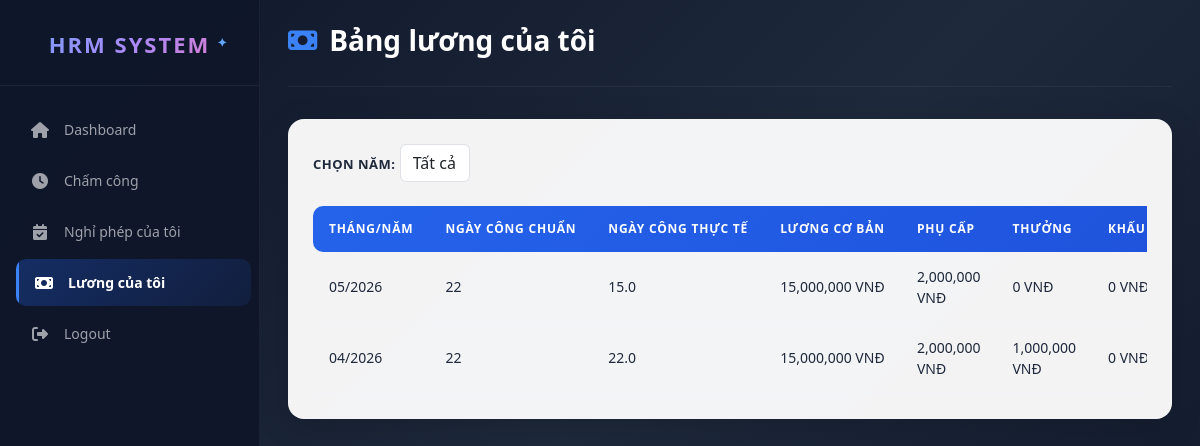
Screenshot of /public/index.php?controller=Payroll&action=myPayroll (signed in) with the database file from the repository.
### tables this page shows
CREATE TABLE `payrolls` (
  `id` int(11) NOT NULL,
  `employee_id` int(11) NOT NULL,
  `payroll_month` int(11) NOT NULL,
  `payroll_year` int(11) NOT NULL,
  `standard_working_day` int(11) DEFAULT 26,
  `actual_working_day` decimal(5,1) DEFAULT NULL,
  `basic_salary` decimal(15,2) DEFAULT NULL,
  `allowance` decimal(15,2) DEFAULT 0.00,
  `bonus` decimal(15,2) DEFAULT 0.00,
  `deduction` decimal(15,2) DEFAULT 0.00,
  `total_salary` decimal(15,2) DEFAULT NULL,
  `payment_status` enum('Pending','Paid') DEFAULT 'Pending',
  `created_at` timestamp NOT NULL DEFAULT current_timestamp()
);

### app/controllers/PayrollController.php (called while the page is built, shortened)
<?php
require_once "../app/helpers/Auth.php";
require_once "../app/models/Payroll.php";
class PayrollController
{
    public function myPayroll()
    {
        $userModel = new \User();
        $user = $userModel->findById(Auth::id());
        $emp_id = $user['employee_id'] ?? Auth::id();
        $payrollModel = new Payroll();
        $payrolls = $payrollModel->getByEmployee($emp_id);
        require_once "../app/views/payroll/my_payroll.php";
    }
}

### public/index.php (called while the page is built, shortened)
<?php
$action = isset($_GET['action']) ? $_GET['action'] : 'login';
$action = preg_replace('/[^a-zA-Z0-9]/', '', $action);
$controllerObject = new $controllerName();
$controllerObject->$action();

### app/models/Payroll.php (called while the page is built, shortened)
<?php
class Payroll
{
    public $conn;
    public function __construct()
    {
        $this->conn = new mysqli(
            "localhost",
            "root",
            "",
            "hrm_management"
        );
    }
    public function getByEmployee($employee_id, $year = null)
    {
        $sql = "SELECT * FROM payrolls WHERE employee_id = ?";
        $params = [$employee_id];
        $types = "i";
        $sql .= " ORDER BY payroll_year DESC, payroll_month DESC";
        $stmt = $this->conn->prepare($sql);
        $stmt->bind_param($types, ...$params);
        $stmt->execute();
        return $stmt->get_result();
    }
}

### app/models/User.php (called while the page is built, shortened)
<?php
class User
{
    private $conn;
    public function __construct()
    {
        $this->conn = new mysqli("localhost", "root", "", "hrm_management");
    }
    public function findById($id)
    {
        $sql = "SELECT u.*, r.role_name FROM users u
                LEFT JOIN roles r ON u.role_id = r.id
                WHERE u.id = ?";
        $stmt = $this->conn->prepare($sql);
        $stmt->bind_param("i", $id);
        $stmt->execute();
        $result = $stmt->get_result();
        return $result->fetch_assoc();
    }
}

### app/helpers/Auth.php (called while the page is built, shortened)
<?php
class Auth
{
    public static function id()
    {
        return $_SESSION['user']['id'] ?? null;
    }
}

### app/views/payroll/my_payroll.php (the view, shortened to what this page needs)
<!DOCTYPE html>
<html lang="vi">
<head>
    <link href="https://cdn.jsdelivr.net/npm/bootstrap@5.3.3/dist/css/bootstrap.min.css"
          rel="stylesheet">
    <link rel="stylesheet"
          href="https://cdnjs.cloudflare.com/ajax/libs/font-awesome/6.5.2/css/all.min.css">
    <link rel="stylesheet"
        href="/hrm-system/public/assets/css/admin.css">
</head>
<body>
<div class="sidebar">
    <div class="logo">
        HRM SYSTEM
    </div>
    <div class="menu">
        <a href="/hrm-system/public/index.php?controller=EmployeeDashboard&action=index">
            <i class="fa-solid fa-house"></i>
            Dashboard
        </a>
        <a href="/hrm-system/public/index.php?controller=Attendance&action=quickCheckIn">
            <i class="fa-solid fa-clock"></i>
            Chấm công
        </a>
        <a href="/hrm-system/public/index.php?controller=Leave&action=myLeaves">
            <i class="fa-solid fa-calendar-check"></i>
            Nghỉ phép của tôi
        </a>
        <a href="/hrm-system/public/index.php?controller=Payroll&action=myPayroll"
            class="active-menu">
            <i class="fa-solid fa-money-bill"></i>
            Lương của tôi
        </a>
        <a href="/hrm-system/public/index.php?controller=Auth&action=logout">
            <i class="fa-solid fa-right-from-bracket"></i>
            Logout
        </a>
    </div>
</div>
<div class="main-content">
    <div class="top-bar">
        <h1 class="page-title">
            <i class="fa-solid fa-money-bill"></i>
            Bảng lương của tôi
        </h1>
    </div>
    <div class="employee-card">
        <div class="mb-4">
            <label class="form-label">Chọn năm:</label>
            <form method="GET" action="/hrm-system/public/index.php" class="d-inline-flex gap-2">
                <select name="year" class="form-control" style="width: auto;" onchange="this.form.submit()">
                    <option value="">Tất cả</option>
                </select>
            </form>
        </div>
        <div class="table-responsive-custom">
        <table class="table align-middle">
            <thead>
                <tr>
                    <th>Tháng/Năm</th>
                    <th>Ngày công chuẩn</th>
                    <th>Ngày công thực tế</th>
                    <th>Lương cơ bản</th>
                    <th>Phụ cấp</th>
                    <th>Thưởng</th>
                    <th>Khấu trừ</th>
                </tr>
            </thead>
            <tbody>
            <?php if(isset($payrolls) && $payrolls->num_rows > 0): ?>
                <?php while($row = $payrolls->fetch_assoc()) : ?>
                    <tr>
                        <td><?= sprintf('%02d/%d', $row['payroll_month'], $row['payroll_year']) ?></td>
                        <td><?= $row['standard_working_day'] ?></td>
                        <td><?= $row['actual_working_day'] ?? 0 ?></td>
                        <td><?= number_format($row['basic_salary']) ?> VNĐ</td>
                        <td><?= number_format($row['allowance']) ?> VNĐ</td>
                        <td><?= number_format($row['bonus']) ?> VNĐ</td>
                        <td><?= number_format($row['deduction']) ?> VNĐ</td>
                    </tr>
                <?php endwhile; ?>
            <?php endif; ?>
            </tbody>
        </table>
        </div>
    </div>
</div>
</body>
</html>

### rows the page displays
payrolls: payroll_month "05", payroll_year "2026", standard_working_day "22", actual_working_day "15.0", basic_salary "15,000,000", allowance "2,000,000", bonus "0", deduction "0"
payrolls: payroll_month "04", payroll_year "2026", standard_working_day "22", actual_working_day "22.0", basic_salary "15,000,000", allowance "2,000,000", bonus "1,000,000", deduction "0"
